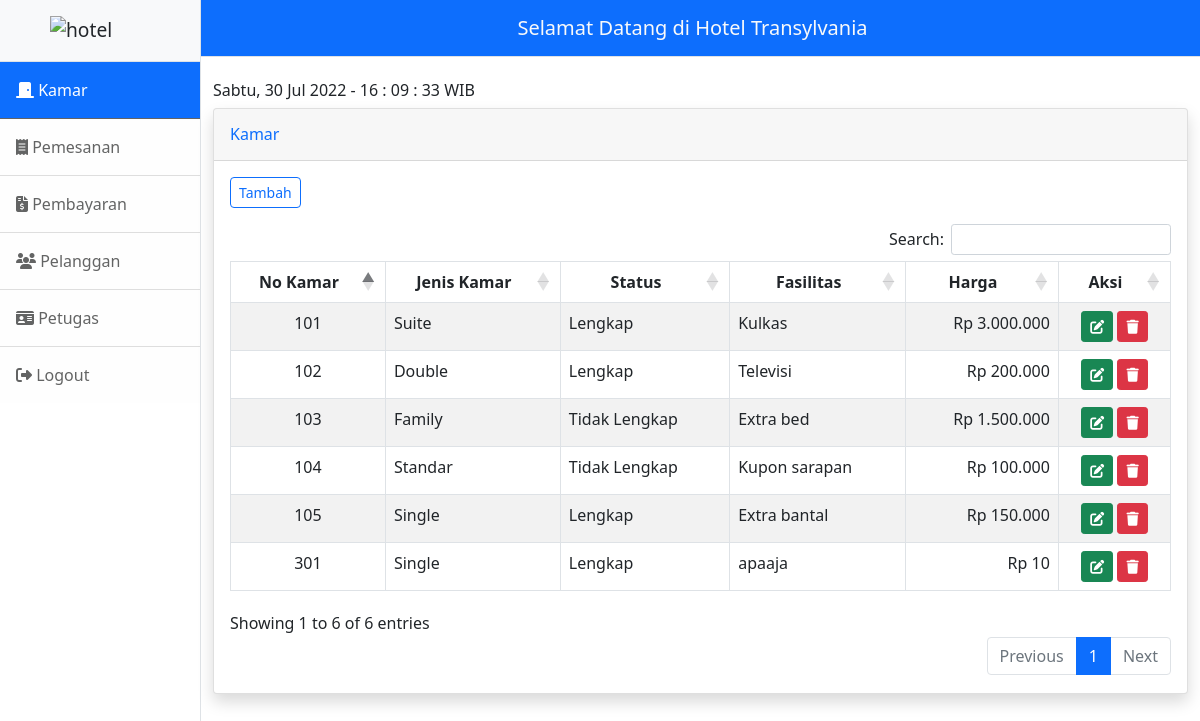
Screenshot of /kamar/kamar-view.php (signed in) with the database file from the repository.
### tables this page shows
CREATE TABLE `tkamar` (
  `no_kamar` varchar(3) NOT NULL,
  `jenis_kamar` enum('Standar','Single','Double','Family','Suite') DEFAULT NULL,
  `status` enum('Lengkap','Tidak Lengkap') DEFAULT NULL,
  `fasilitas` varchar(20) DEFAULT NULL,
  `harga` int(7) DEFAULT NULL
);

### kamar/kamar-view.php (the view, shortened to what this page needs)
<!DOCTYPE html>
<html lang="en">
<head>
    <?php  include_once('../head.php'); ?>
</head>
<body>
    <div class="d-flex" id="wrapper">
        <?php
        if ($_SESSION["user"] == "Petugas") {
            include_once("../sidebar-petugas.php");
        } else if ($_SESSION["user"] == "Pelanggan") {
            include_once("../sidebar-pelanggan.php");
        }
        ?>
        <div id="page-content-wrapper">
            <nav class="navbar navbar-expand-lg navbar-light bg-primary border-bottom">
                <div class="container-fluid justify-content-center">
                    <a class="navbar-brand text-light" href="#">Selamat Datang di Hotel Transylvania</a>
                </div>
            </nav>
            <div class="container-fluid">
                <h6 class="mt-4">
                    <span id="Day"></span>, <span id="Date"></span> - <span id="Time"></span> WIB
                </h6>
                <div class="card shadow mb-4">
                    <div class="card-header py-3">
                        <h6 class="m-0 font-weight-bold text-primary">Kamar</h6>
                    </div>
                    <div class="card-body">
                        <?php
                        $db = dbConnect();
                        if ($db->connect_errno == 0) {
                            $sql = "SELECT * FROM tkamar";
                            $res = $db->query($sql);
                            if ($res) {
                                if ($_SESSION["user"] == "Petugas" && $_SESSION["jabatan"] == "Petugas Administrasi") {
                                ?>
                                <a href="kamar-tambah.php"><button type="button" class="btn btn-outline-primary rounded btn-sm mb-3">Tambah</button></a>
                                <?php } ?>
                                <div class="table-responsive">
                                    <table class="table table-bordered table-striped" id="example" width="100%" cellspacing="0">
                                        <thead>
                                            <tr>
                                                <th class="dt-center">No Kamar</th>
                                                <th class="dt-center">Jenis Kamar</th>
                                                <th class="dt-center">Status</th>
                                                <th class="dt-center">Fasilitas</th>
                                                <th class="dt-center">Harga</th>
                                                <?php
                                                if ($_SESSION["user"] == "Petugas" && ($_SESSION["jabatan"] == "Pramukamar"
                                                || $_SESSION["jabatan"] == "Petugas Administrasi"))
                                                    echo "<th class='dt-center'>Aksi</th>";
                                                ?>
                                            </tr>
                                        </thead>
                                        <tbody>
                                            <?php
                                            $data = $res->fetch_all(MYSQLI_ASSOC);
                                            foreach ($data as $row) {
                                            ?>
                                                <tr>
                                                    <td class="text-center"><?= $row['no_kamar']; ?></td>
                                                    <td><?= $row['jenis_kamar']; ?></td>
                                                    <td><?= $row['status']; ?></td>
                                                    <td><?= $row['fasilitas']; ?></td>
                                                    <td class="text-end">Rp <?= number_format($row['harga'], 0, ",", "."); ?></td>
                                                    <?php
                                                    if ($_SESSION["user"] == "Petugas" && ($_SESSION["jabatan"] == "Pramukamar"
                                                    || $_SESSION["jabatan"] == "Petugas Administrasi")) {
                                                        ?>
                                                        <td class="text-center">
                                                            <a href="kamar-edit.php?no_kamar=<?= $row['no_kamar'] ?>" class="btn btn-success btn-circle btn-sm">
                                                                <i class="fas fa-edit"></i>
                                                            </a>
                                                            <?php
                                                            if ($_SESSION["jabatan"] == "Petugas Administrasi") {
                                                                ?>
                                                                <a href="kamar-hapus.php?no_kamar=<?= $row['no_kamar'] ?>" class="btn btn-danger btn-circle btn-sm hapus-data">
                                                                    <i class="fas fa-trash"></i>
                                                                </a>
                                                                <?php
                                                            }
                                                            ?>
                                                        </td>
                                                        <?php
                                                    }
                                                    ?>
                                                </tr>
                                            <?php
                                            }
                                            ?>
                                        </tbody>
                                    </table>
                            <?php
                            } else
                                echo "Gagal Eksekusi SQL" . (DEVELOPMENT ? " : " . $db->error : "") . "<br>";
                        } else
                            echo "Gagal koneksi" . (DEVELOPMENT ? " : " . $db->connect_error : "") . "<br>";
                            ?>
                                </div>
                    </div>
                </div>
            </div>
        </div>
    </div>
</body>
</html>

### rows the page displays
tkamar: no_kamar "101", jenis_kamar "Suite", status "Lengkap", fasilitas "Kulkas", harga "3.000.000"
tkamar: no_kamar "102", jenis_kamar "Double", status "Lengkap", fasilitas "Televisi", harga "200.000"
tkamar: no_kamar "103", jenis_kamar "Family", status "Tidak Lengkap", fasilitas "Extra bed", harga "1.500.000"
tkamar: no_kamar "104", jenis_kamar "Standar", status "Tidak Lengkap", fasilitas "Kupon sarapan", harga "100.000"
tkamar: no_kamar "105", jenis_kamar "Single", status "Lengkap", fasilitas "Extra bantal", harga "150.000"
tkamar: no_kamar "301", jenis_kamar "Single", status "Lengkap", fasilitas "apaaja", harga "10"
